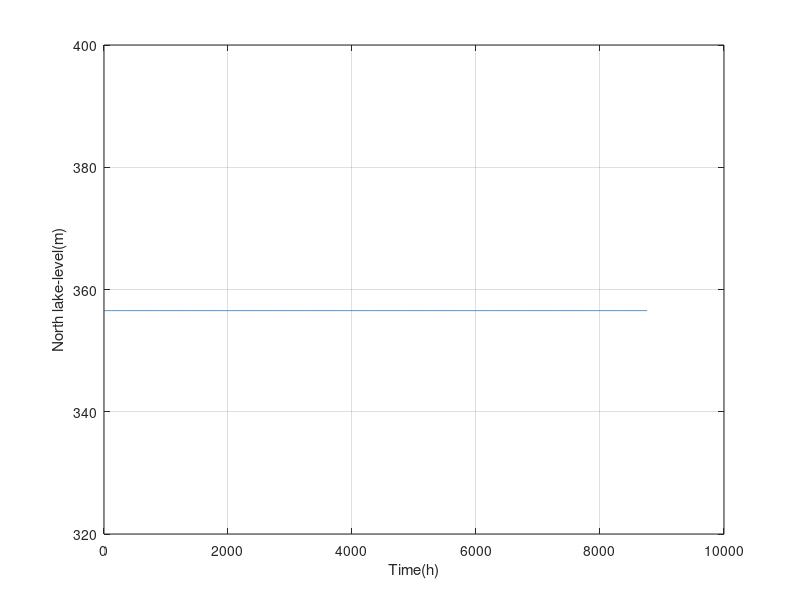
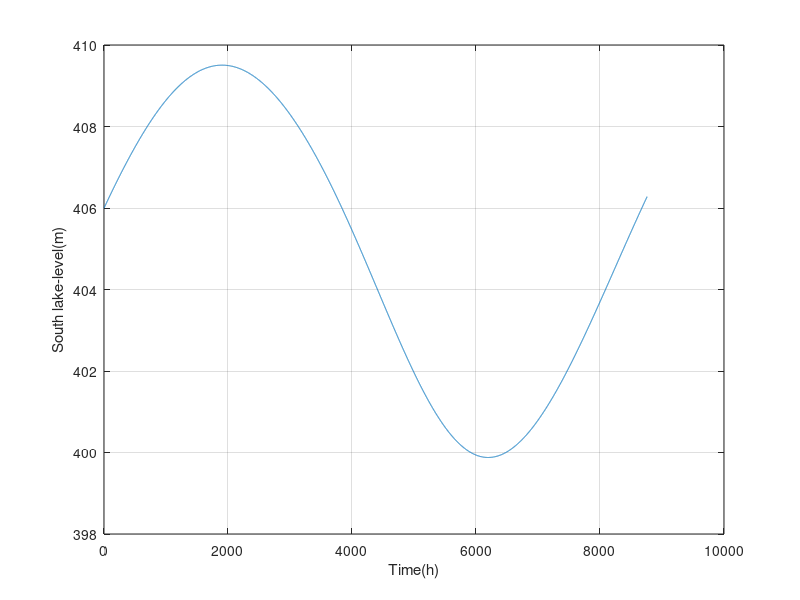
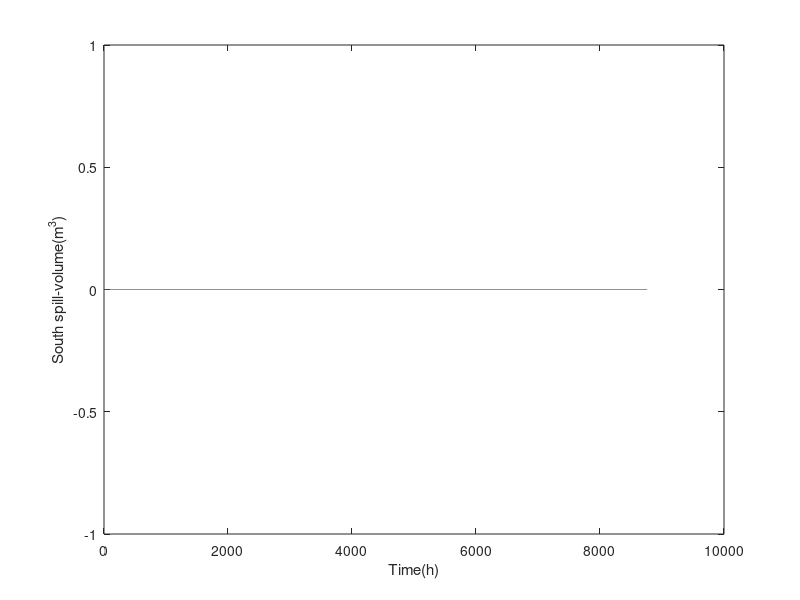
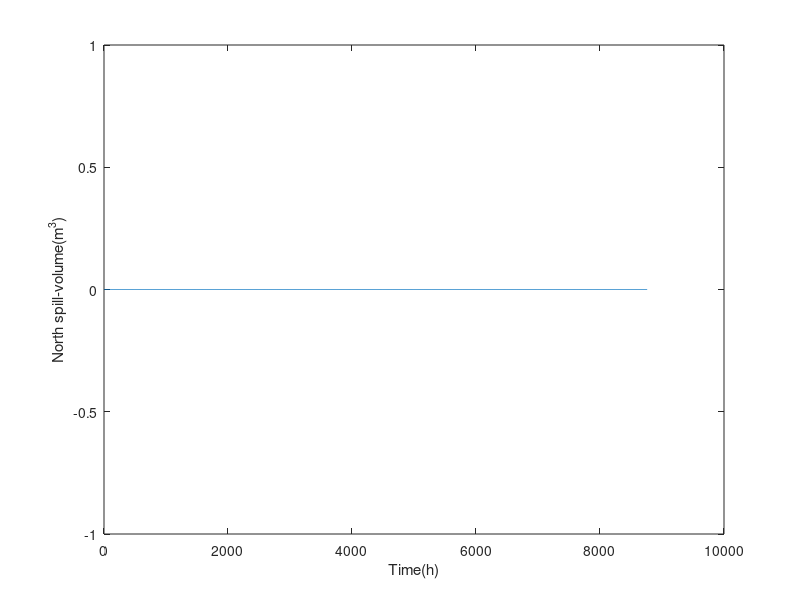

The MATLAB script that drew these images, in order:
% EMTH171 // CaseStudy2
% Name: Menghao Zhan   //   Jiyao Zhu

clear 
clc
close all

%====================--Constant Values--======================
g = 9.81;             % Coeficience of  Gravity(m/s^2) 
tarray = 1:1:8760;    % One year shown by array (hours)
Stand_d = 1000;       % Standard deviation (h)
Mean = 5000; % Mean of distribution with North Island Power demand (h)
density = 998;        % (kg/m^3)
K = 1.55;             % (m^0.5*s^-1)
L = 300;              % length of weir (m)
%-------------------Assume NI&SI wind capacity-------------------- 
wind_geCA_NI = 4130/2;%(MW)
wind_geCA_SI = 4130/2;%(MW)
%===================--Known Values--==========================
Area_SI = 350e6;      % Suface area of south island(m^2)
Area_NI = 620e6;      % Suface area of north island(m^2)
Minh_SI = 402;        % Minimum height of south island(m)
Minh_NI = 355.85;     % Minimum height of north island(m)
Maxh_SI = 410;        % Maximum height of south island(m)
Maxh_NI = 357.25;     % Maximum height of north island(m)
h_ge_SI = 0;          % Height of generator of south island(m)
h_ge_NI = 80;         % Height of generator of north island(m)
Av_flow_SI = 593;     % Average flow of south island(m^3/s)
Av_flow_NI = 345;     % Average flow of north island(m^3/s) 
Maxge_SI = 3590;      % Maximum generation(MW)
Maxge_NI = 1870;      % Maximum generation(MW)
E_NI_ge = 1525;       % Energy of geothermal capacity(MW)
%===================--Initial Values--========================
hSI(1) = (Maxh_SI+Minh_SI)/2 % Initial height of SI lake (m)
hNI(1) = (Maxh_NI+Minh_NI)/2 % Initial height of NI lake (m)
vNI(1) = 0;                  % Inital volume of NI lake (m^3)
vSI(1) = 0;                  % Inital volume of SI lake (m^3)
P_SI_demand = 1940;          % SI power demand in MW(Eq14,15)
%=====================--Equations--========================== 

%=====================--Functions--==========================

%=====================--For-loop--==========================
for n=2:tarray(end)
    t = n;
    % 1 ----------NI power demand in MW(Eq14,15)----------
    P_NI_demand = 4065 + 1.4e6 * normpdf(t, Mean, Stand_d);
    % 2 ----------Inlet flow rate into NI&SI lakes(Eq5,6)----------
    F_NI_inlet =  345 + 73* sin((2*pi*(t-3624))/8760);
    F_SI_inlet =  593 - 183* sin((2*pi*(t-2320))/8760);
    F_NI_ge = F_NI_inlet;
    % 5 ----------The capacity factor for wind for NI&SI(Eq4)----------
    CF =  0.41+0.12*sin(((2*pi)*(t-5660))/8760);
    % 4  --------The hydro-electric generation in NI(Eq7)----------
    P_NI_hydro = 0.9*F_NI_ge*density*g*(hNI(n-1)-h_ge_NI)/(1e6);
    % 6 ---- Power of wind-------
    P_NI_wind = wind_geCA_NI * CF;
    P_SI_wind = wind_geCA_SI * CF;
    %----Electrical power balances for each island -------
    P_HVDC =  P_NI_demand - E_NI_ge - P_NI_wind - P_NI_hydro;
    % 4-1--------The hydro-electric generation in SI------------
    P_SI_hydro = P_SI_demand + P_HVDC - P_SI_wind;
    % 3 ----------The generating flow for NI&SI(Eq8)----------
    F_SI_ge =  (P_SI_hydro*1e6)/((0.9*density*g)*(hSI(n-1)-h_ge_SI));
    % 10 ---- Spillway flow for each lake(Eq9) -------
    if hNI(n-1) > Maxh_NI
        F_NI_spill = K*L*(hNI(n-1)-Maxh_NI)^1.5;
        Spill_NI_dvdt = F_NI_spill*3600;% Derivative of NI spill water volume (m^3/h)
    else 
        F_NI_spill = 0;
        Spill_NI_dvdt = 0;
    end
    if hSI(n-1) > Maxh_SI
        F_SI_spill = K*L*(hSI(n-1)-Maxh_SI)^1.5;
        Spill_SI_dvdt = F_SI_spill*3600;% Derivative of SI spill water volume (m^3/h)
    else 
        F_SI_spill = 0;
        Spill_SI_dvdt = 0;
    end
    %-----------Main part----------
    dhNIt = (F_NI_inlet - F_NI_ge - F_NI_spill) * 3600/Area_NI;  % (m^3/h)
    dhSIt = (F_SI_inlet - F_SI_ge - F_SI_spill) * 3600/Area_SI;  % (m^3/h)
    %-----------Euler's method----------
    hNI(n) = hNI(n-1) + dhNIt; %Current lake level of North island(m)
    hSI(n) = hSI(n-1) + dhSIt; %Current lake level of South island(m)
    vNI(n) = vNI(n-1) + (Spill_NI_dvdt);%Current lake volume of NI lake (m^3)
    vSI(n) = vSI(n-1) + (Spill_SI_dvdt);%Current lake volume of SI lake (m^3)
end       
%==============================ploting================================
% figure(1)
% plot(tarray,hNI)
% hold on 
% plot(tarray,hSI)
% hold off
% xlabel('Time (h)')
% ylabel('Lake Level (m)')
% legend("North Island","South Island")

%==============================ploting================================
figure(1)

plot(tarray , hNI)
xlabel('Time(h)')
ylabel('North lake-level(m)')
grid on
figure(2)
plot(tarray , hSI)
xlabel('Time(h)')
ylabel('South lake-level(m)')
grid on

figure(3)
plot(tarray , vSI)
xlabel('Time(h)')
ylabel('South spill-volume(m^3)')


figure(4)
plot(tarray , vNI)
xlabel('Time(h)')
ylabel('North spill-volume(m^3)')




